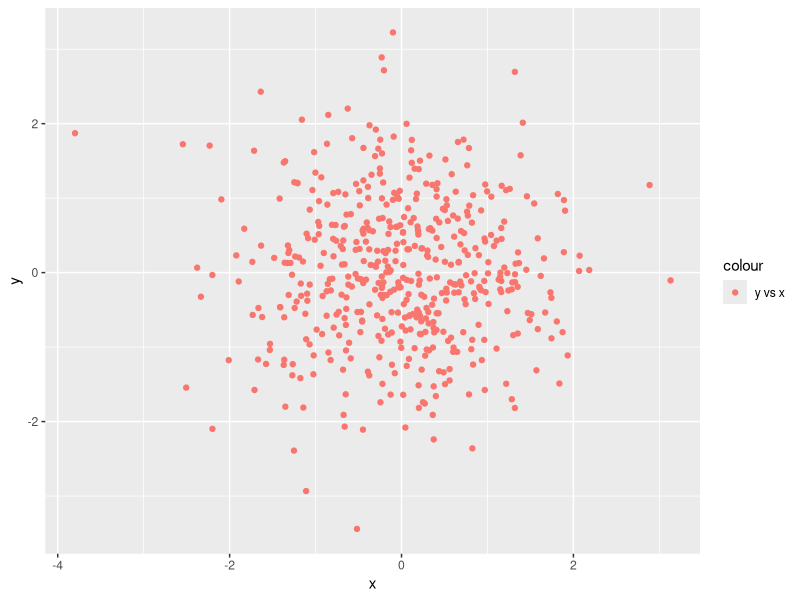
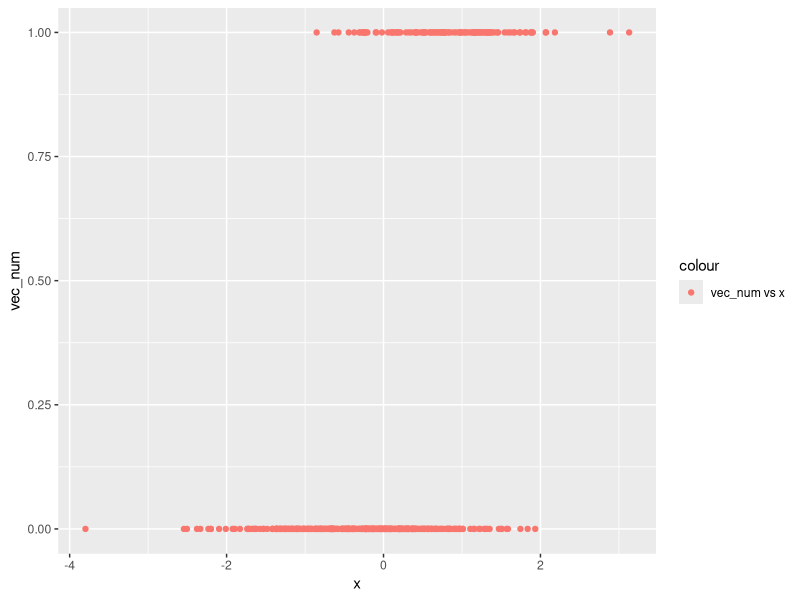
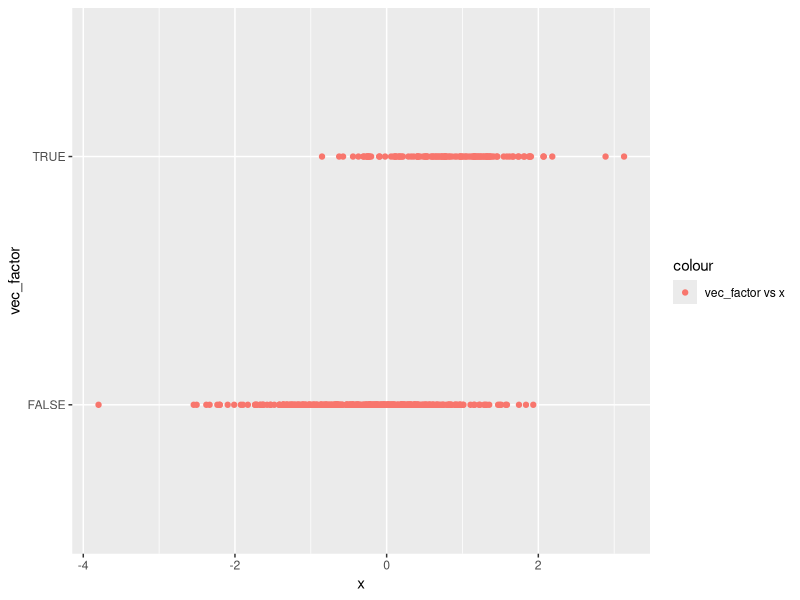
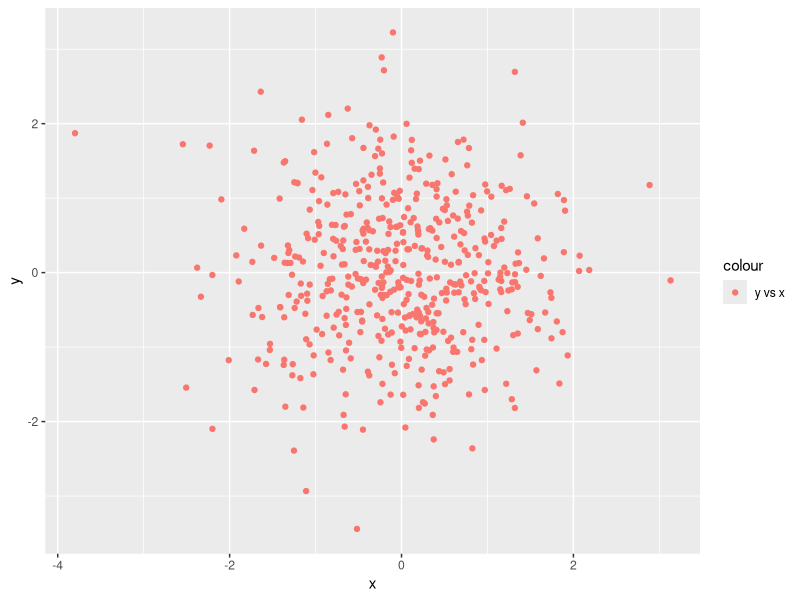

Source code (R) for these figures, in order:
## ---- chunk 1

library(tidyverse)

first_df = tibble(
  sample = rnorm(8),
  vec_log = sample > 0,
  vec_char = c("My", "name", "is", "YI", "LIU", "and", "study", "biostatistics"),
  vec_factor = factor(c("high", "medium", "low", "high", "medium", "low", "low", "low"))
)
## ---- chunk 2

second_df = tibble(
  x = rnorm(500),
  y = rnorm(500),
  vec_log2 = (x + y) > 1,
  vec_num = as.numeric(vec_log2),
  vec_factor = as.factor(vec_log2)
)

## ---- chunk 3

ggplot(second_df, aes(x = x, y = y, color = "y vs x")) + geom_point()
ggsave("hw1new_plot1_yl4358.pdf")
ggplot(second_df, aes(x = x, y = vec_num, color = "vec_num vs x")) + geom_point()
ggplot(second_df, aes(x = x, y = vec_factor, color = "vec_factor vs x")) + geom_point()

